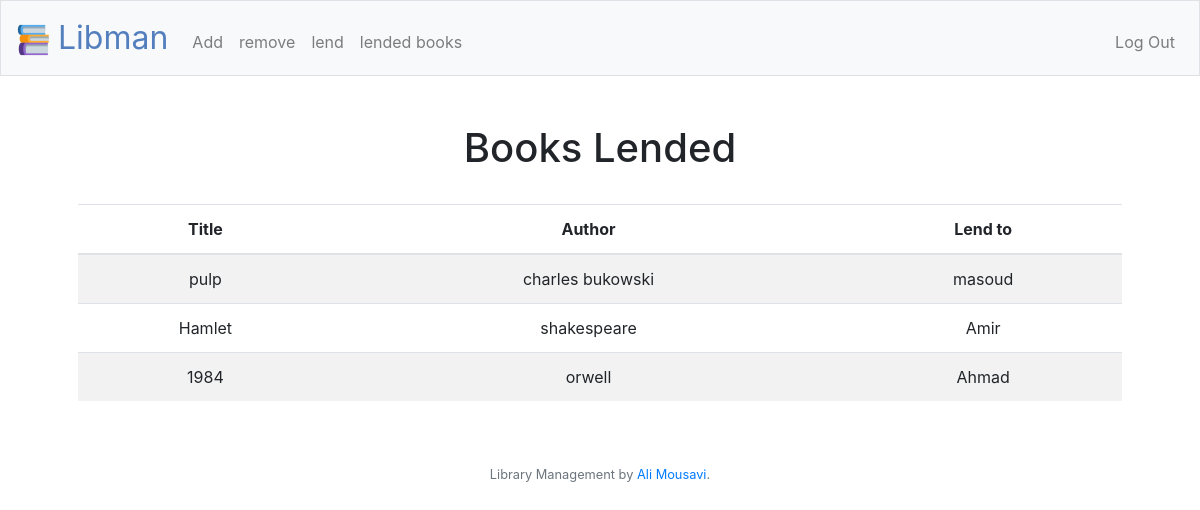
The page /lended (signed in) on the database its author committed.
### tables this page shows
CREATE TABLE 'lends' (id INTEGER, title TEXT NOT NULL, author TEXT NOT NULL, friend TEXT NOT NULL, user varchar(255), PRIMARY KEY(id));

### application.py (the view)
@app.route("/lended")
@login_required
def lended():
    person = db.execute("SELECT username FROM users WHERE id=?", session["user_id"])
    name = person[0]
    person = name['username']
    books = db.execute("SELECT title,author,friend FROM lends WHERE user = ?", person)
    return render_template("lended.html",books=books)

### application.py (called while the page is built)
@app.after_request
def after_request(response):
    response.headers["Cache-Control"] = "no-cache, no-store, must-revalidate"
    response.headers["Expires"] = 0
    response.headers["Pragma"] = "no-cache"
    return response

### helpers.py (called while the page is built)
def login_required(f):
    @wraps(f)
    def decorated_function(*args, **kwargs):
        if session.get("user_id") is None:
            return redirect("/welcome")
        return f(*args, **kwargs)
    return decorated_function

### templates/lended.html (shortened to what this page needs)
{% extends "layout.html" %}
{% block main %}
    <table  class="table table-striped">
        <thead>
            <tr>
                <th>Title</th>
                <th>Author</th>
                <th>Lend to</th>
            </tr>
        </thead>
        <tbody>
            <h1>Books Lended</h1>
            <br>
            {% for book in books  %}
                <tr>
                    <td>{{ book['title'] }}</td>
                    <td>{{ book['author'] }}</td>
                    <td>{{ book['friend'] }}</td>
            {% endfor %}
        </tbody>
    </table>
{% endblock %}

### rows shown on the page
lends: title "pulp", author "charles bukowski", friend "masoud"
lends: title "Hamlet", author "shakespeare", friend "Amir"
lends: title "1984", author "orwell", friend "Ahmad"
